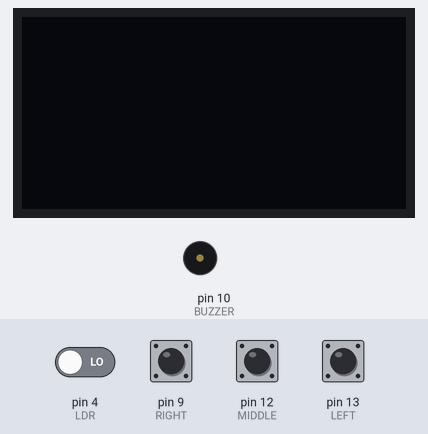
Simulated run of this sketch. Board: Arduino Uno, built with avr-gcc and run on an emulated ATmega328P. Shown: 128×64 one-colour display, buzzer (waves = sounding). Inputs (shaded band) come from the test bench; at power-on: pin 4 (LDR), pin 9 (RIGHT), pin 12 (MIDDLE), pin 13 (LEFT) LOW. What the sketch prints to the serial monitor is not drawn.

Above: at 1.3 s.
1.4 s: pin 9 (RIGHT) pulled HIGH for 0.15 s
At 1.9 s:
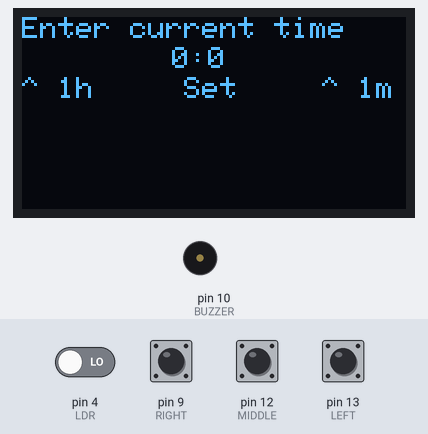
4.5 s: pin 9 (RIGHT) pulled HIGH for 1 s
8.5 s: pin 9 (RIGHT) pulled HIGH for 3.2 s
13.2 s: pin 12 (MIDDLE) pulsed HIGH 5 times (0.12 s each, 0.3 s apart)
At 14.7 s:
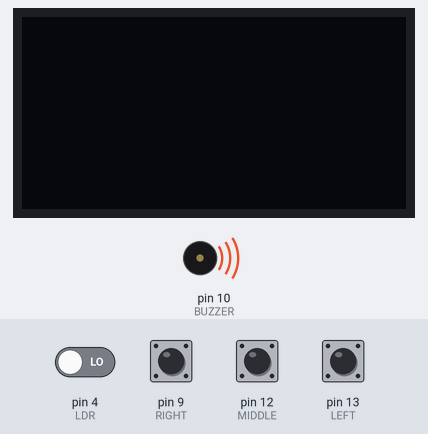
At 56.2 s:
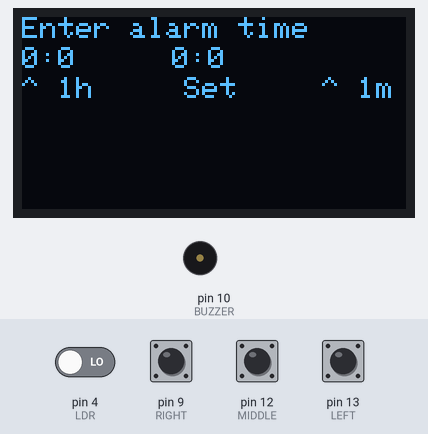
Timing chart, 0 to 57.3 s (numbered marks = the images above; inputs shaded):
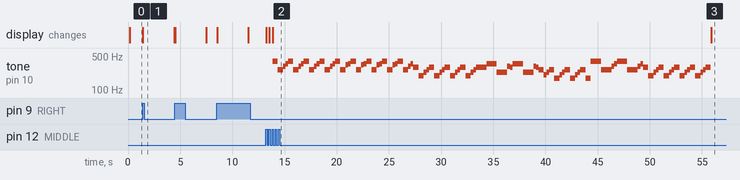

The sketch:

light-dependant-alarm.ino
```cpp
#include <TimedAction.h>

#include <Adafruit_GFX.h>
#include <Adafruit_SSD1306.h>

#include "sound.h"

Adafruit_SSD1306 display;

// Configuration
#define TIMEOUT_TIME 100

// Pins
#define LEFT 13
#define MIDDLE 12
#define RIGHT 9
#define LDR 4

// Button state
bool prevLeftClick = 0;
bool leftClick = 0;
bool prevRightClick = 0;
bool rightClick = 0;
bool prevMiddleClick = 0;
bool middleClick = 0;

// Variable declaration
bool isDisplaying = true;
bool isTimeSet = false;
bool alarmSet = false;
bool isAlarmOn = false;
bool ldrValue = true; // No light
unsigned char displayTime = 0;

// The selected alarm time
unsigned char selectedAlarmTimeHours = 0;
unsigned char selectedAlarmTimeMinutes = 0;
// The set alarm time
unsigned char activeAlarmTimeHours = 0;
unsigned char activeAlarmTimeMinutes = 0;
// The actual time
unsigned char actualHours = 0;
unsigned char actualMinutes = 0;

char timeToDisplay[10];
char timeToDisplayCurrent[10];
char timeToDisplayActive[30];

// Run everyMinute() every minute / 60000ms
TimedAction timeThread = TimedAction(60000, everyMinute);

void setup()
{
  // Wait so the lcd initializes correctly
  delay(100);
  // Setup for Sound.h
  Sound();
  // Start up serial
  Serial.begin(9600);
  Serial.println("Started program");

  // Set pinmodes
  pinMode(LEFT, INPUT);
  pinMode(MIDDLE, INPUT);
  pinMode(RIGHT, INPUT);
  pinMode(LDR, INPUT);

  // Set up the display
  display.begin(SSD1306_SWITCHCAPVCC, 0x3C);
  // Clear buffer
  display.clearDisplay();
  display.setTextColor(WHITE);
  display.setRotation(0);
  // Wether to wrap the text to a newline or not
  display.setTextWrap(false);
  // How much to dim the screen
  display.dim(0);

  // Turn display of as a default
  stopDisplaying();
}

void loop()
{
  // Check if a thread needs to do anything
  timeThread.check();
  // Check for button clicks
  checkLeftClick();
  checkMiddleClick();
  checkRightClick();
  // If the alarm is on, run the sing method and turn off the alarm if there is enough light
  if (isAlarmOn == true)
  {
    sing();
    if (isLight() == true)
    {
      alarmOff();
    }
  }
  // If an alarm time is set and the alarm time is the same as the current time, turn on the alarm
  else if (alarmSet == true && activeAlarmTimeMinutes == actualMinutes && activeAlarmTimeHours == actualHours)
  {
    alarmOn();
  }
  // If the display is on, check if the display should go to sleep.
  // Else: display the ui
  if (isDisplaying == true)
  {
    displayTime++;
    if (displayTime > TIMEOUT_TIME)
    {
      stopDisplaying();
      return;
    }
    display.clearDisplay(); // Clear the display so we can refresh
    display.setTextSize(0); // Set text size. We are using a custom font so you should always use the text size of 0
    // Print text:
    display.setCursor(50, 10); // (x,y);
    sprintf(timeToDisplay, "%d:%d", selectedAlarmTimeHours, selectedAlarmTimeMinutes);
    display.println(timeToDisplay); // Text or value to print
    display.setCursor(54, 20);
    display.println("Set");
    display.setCursor(100, 20);
    display.println("^ 1m");
    display.setCursor(0, 20);
    display.println("^ 1h");
    display.setCursor(0, 0);
    // if there is no time set, let the user set a time.
    if (isTimeSet == false)
    {
      sprintf(timeToDisplayActive, "Enter current time");
    } // If there is an alarm set, show the alarm time
    else if (alarmSet == true)
    {
      sprintf(timeToDisplayActive, "Current alarm: %d:%d", activeAlarmTimeHours, activeAlarmTimeMinutes);
    } // Let the user set an alarm
    else
    {
      sprintf(timeToDisplayActive, "Enter alarm time");
    }
    display.println(timeToDisplayActive);
    // If the time is set, display the current time
    if (isTimeSet == true)
    {
      display.setCursor(0, 10);
      sprintf(timeToDisplayCurrent, "%d:%d", actualHours, actualMinutes);
      display.println(timeToDisplayCurrent);
    }
    display.display();
  }
}

// Checks if the left button is clicked, if it is it wakes up the screen or runs onLeftclick()
void checkLeftClick()
{
  prevLeftClick = leftClick;
  leftClick = digitalRead(LEFT);

  if (leftClick != prevLeftClick && leftClick == 1)
  {
    if (isDisplaying == false)
    {
      startDisplaying();
    }
    else
    {
      onLeftClick();
    }
  }
}

// Checks if the middle button is clicked, if it is it wakes up the screen or runs onMiddleclick()
void checkMiddleClick()
{
  prevMiddleClick = middleClick;
  middleClick = digitalRead(MIDDLE);

  if (middleClick != prevMiddleClick && middleClick == 1)
  {
    if (isDisplaying == false)
    {
      startDisplaying();
    }
    else
    {
      onMiddleClick();
    }
  }
}

// Checks if the right button is clicked, if it is it wakes up the screen or runs onRightClick()
void checkRightClick()
{
  prevRightClick = rightClick;
  rightClick = digitalRead(RIGHT);

  if (rightClick != prevRightClick && rightClick == 1)
  {
    if (isDisplaying == false)
    {
      startDisplaying();
    }
    else
    {
      onRightClick();
    }
  }
}

// Adds 1 to the selected time hours and resets the screen timeout
void onLeftClick()
{
  displayTime = 0;
  if (selectedAlarmTimeHours == 23)
  {
    selectedAlarmTimeHours = 0;
  }
  else
  {
    selectedAlarmTimeHours++;
  }
}

// Resets the screen timeout and if no time is set set the time as the selected time, if there is a time set: set an alarm on the selected time
void onMiddleClick()
{
  displayTime = 0;
  if (isTimeSet == false)
  {
    actualHours = selectedAlarmTimeHours;
    actualMinutes = selectedAlarmTimeMinutes;
    isTimeSet = true;
  }
  else
  {
    activeAlarmTimeMinutes = selectedAlarmTimeMinutes;
    activeAlarmTimeHours = selectedAlarmTimeHours;
    alarmSet = true;
  }
}

// Resets the screen timeout and adds 1 to the selected minutes
void onRightClick()
{
  displayTime = 0;
  if (selectedAlarmTimeMinutes == 59)
  {
    selectedAlarmTimeMinutes = 0;
  }
  else
  {
    selectedAlarmTimeMinutes++;
  }
}

// Increments the time by a minute
void everyMinute()
{
  if (actualHours == 23 && actualMinutes == 59)
  {
    actualHours = 0;
    actualMinutes = 0;
  }
  else if (actualMinutes == 59)
  {
    actualHours++;
    actualMinutes = 0;
  }
  else
  {
    actualMinutes++;
  }
}

// Checks if the ldr detects light, 1 is that there is no light and 0 is that there is light
bool isLight()
{
  ldrValue = digitalRead(LDR);
  if (ldrValue == 1)
  {
    return false;
  }
  else
  {
    return true;
  }
}

// Turns off the display
void stopDisplaying()
{
  isDisplaying = false;
  displayTime = 0;
  display.clearDisplay();
  display.display();
}

// Turns on the display
void startDisplaying()
{
  isDisplaying = true;
}

// Turns on the alarm
void alarmOn()
{
  Serial.println("Souding the alarm");
  stopDisplaying();
  alarmSet = false;
  isAlarmOn = true;
}

// Turns off the alarm
void alarmOff()
{
  Serial.println("Woken up?");
  startDisplaying();
  isAlarmOn = false;
}
```

sound.h
```cpp
#define BUZZER 10

#define NOTE_B0 31
#define NOTE_C1 33
#define NOTE_CS1 35
#define NOTE_D1 37
#define NOTE_DS1 39
#define NOTE_E1 41
#define NOTE_F1 44
#define NOTE_FS1 46
#define NOTE_G1 49
#define NOTE_GS1 52
#define NOTE_A1 55
#define NOTE_AS1 58
#define NOTE_B1 62
#define NOTE_C2 65
#define NOTE_CS2 69
#define NOTE_D2 73
#define NOTE_DS2 78
#define NOTE_E2 82
#define NOTE_F2 87
#define NOTE_FS2 93
#define NOTE_G2 98
#define NOTE_GS2 104
#define NOTE_A2 110
#define NOTE_AS2 117
#define NOTE_B2 123
#define NOTE_C3 131
#define NOTE_CS3 139
#define NOTE_D3 147
#define NOTE_DS3 156
#define NOTE_E3 165
#define NOTE_F3 175
#define NOTE_FS3 185
#define NOTE_G3 196
#define NOTE_GS3 208
#define NOTE_A3 220
#define NOTE_AS3 233
#define NOTE_B3 247
#define NOTE_C4 262
#define NOTE_CS4 277
#define NOTE_D4 294
#define NOTE_DS4 311
#define NOTE_E4 330
#define NOTE_F4 349
#define NOTE_FS4 370
#define NOTE_G4 392
#define NOTE_GS4 415
#define NOTE_A4 440
#define NOTE_AS4 466
#define NOTE_B4 494
#define NOTE_C5 523
#define NOTE_CS5 554
#define NOTE_D5 587
#define NOTE_DS5 622
#define NOTE_E5 659
#define NOTE_F5 698
#define NOTE_FS5 740
#define NOTE_G5 784
#define NOTE_GS5 831
#define NOTE_A5 880
#define NOTE_AS5 932
#define NOTE_B5 988
#define NOTE_C6 1047
#define NOTE_CS6 1109
#define NOTE_D6 1175
#define NOTE_DS6 1245
#define NOTE_E6 1319
#define NOTE_F6 1397
#define NOTE_FS6 1480
#define NOTE_G6 1568
#define NOTE_GS6 1661
#define NOTE_A6 1760
#define NOTE_AS6 1865
#define NOTE_B6 1976
#define NOTE_C7 2093
#define NOTE_CS7 2217
#define NOTE_D7 2349
#define NOTE_DS7 2489
#define NOTE_E7 2637
#define NOTE_F7 2794
#define NOTE_FS7 2960
#define NOTE_G7 3136
#define NOTE_GS7 3322
#define NOTE_A7 3520
#define NOTE_AS7 3729
#define NOTE_B7 3951
#define NOTE_C8 4186
#define NOTE_CS8 4435
#define NOTE_D8 4699
#define NOTE_DS8 4978

void Sound() {
    pinMode(BUZZER, OUTPUT);
}

void sing()
{
  Serial.println("sing");
  for (int i = 0; i < 4; i++)
  {
    tone(BUZZER, NOTE_G4);
    delay(500);
    noTone(BUZZER);
    tone(BUZZER, NOTE_C4);
    delay(500);
    noTone(BUZZER);
    tone(BUZZER, NOTE_DS4);
    delay(250);
    noTone(BUZZER);
    tone(BUZZER, NOTE_F4);
    delay(250);
    noTone(BUZZER);
  }
  for (int i = 0; i < 4; i++)
  {
    tone(BUZZER, NOTE_G4);
    delay(500);
    noTone(BUZZER);
    tone(BUZZER, NOTE_C4);
    delay(500);
    noTone(BUZZER);
    tone(BUZZER, NOTE_E4);
    delay(250);
    noTone(BUZZER);
    tone(BUZZER, NOTE_F4);
    delay(250);
    noTone(BUZZER);
  }
  tone(BUZZER, NOTE_G4);
  delay(500);
  noTone(BUZZER);
  tone(BUZZER, NOTE_C4);
  delay(500);
  tone(BUZZER, NOTE_DS4);
  delay(250);
  noTone(BUZZER);
  tone(BUZZER, NOTE_F4);
  delay(250);
  noTone(BUZZER);
  tone(BUZZER, NOTE_D4);
  delay(500);
  noTone(BUZZER);
  for (int i = 0; i < 3; i++)
  {
    tone(BUZZER, NOTE_G3);
    delay(500);
    noTone(BUZZER);
    tone(BUZZER, NOTE_AS3);
    delay(250);
    noTone(BUZZER);
    tone(BUZZER, NOTE_C4);
    delay(250);
    noTone(BUZZER);
    tone(BUZZER, NOTE_D4);
    delay(500);
    noTone(BUZZER);
  } //
  tone(BUZZER, NOTE_G3);
  delay(500);
  noTone(BUZZER);
  tone(BUZZER, NOTE_AS3);
  delay(250);
  noTone(BUZZER);
  tone(BUZZER, NOTE_C4);
  delay(250);
  noTone(BUZZER);
  tone(BUZZER, NOTE_D4);
  delay(1000);
  noTone(BUZZER);

  tone(BUZZER, NOTE_F4);
  delay(1000);
  noTone(BUZZER);
  tone(BUZZER, NOTE_AS3);
  delay(1000);
  noTone(BUZZER);
  tone(BUZZER, NOTE_DS4);
  delay(250);
  noTone(BUZZER);
  tone(BUZZER, NOTE_D4);
  delay(250);
  noTone(BUZZER);
  tone(BUZZER, NOTE_F4);
  delay(1000);
  noTone(BUZZER);
  tone(BUZZER, NOTE_AS3);
  delay(1000);
  noTone(BUZZER);
  tone(BUZZER, NOTE_DS4);
  delay(250);
  noTone(BUZZER);
  tone(BUZZER, NOTE_D4);
  delay(250);
  noTone(BUZZER);
  tone(BUZZER, NOTE_C4);
  delay(500);
  noTone(BUZZER);
  for (int i = 0; i < 3; i++)
  {
    tone(BUZZER, NOTE_GS3);
    delay(250);
    noTone(BUZZER);
    tone(BUZZER, NOTE_AS3);
    delay(250);
    noTone(BUZZER);
    tone(BUZZER, NOTE_C4);
    delay(500);
    noTone(BUZZER);
    tone(BUZZER, NOTE_F3);
    delay(500);
    noTone(BUZZER);
  }
  tone(BUZZER, NOTE_G4);
  delay(1000);
  noTone(BUZZER);
  tone(BUZZER, NOTE_C4);
  delay(1000);
  noTone(BUZZER);
  tone(BUZZER, NOTE_DS4);
  delay(250);
  noTone(BUZZER);
  tone(BUZZER, NOTE_F4);
  delay(250);
  noTone(BUZZER);
  tone(BUZZER, NOTE_G4);
  delay(1000);
  noTone(BUZZER);
  tone(BUZZER, NOTE_C4);
  delay(1000);
  noTone(BUZZER);
  tone(BUZZER, NOTE_DS4);
  delay(250);
  noTone(BUZZER);
  tone(BUZZER, NOTE_F4);
  delay(250);
  noTone(BUZZER);
  tone(BUZZER, NOTE_D4);
  delay(500);
  noTone(BUZZER);
  for (int i = 0; i < 4; i++)
  {
    tone(BUZZER, NOTE_G3);
    delay(500);
    noTone(BUZZER);
    tone(BUZZER, NOTE_AS3);
    delay(250);
    noTone(BUZZER);
    tone(BUZZER, NOTE_C4);
    delay(250);
    noTone(BUZZER);
    tone(BUZZER, NOTE_D4);
    delay(500);
    noTone(BUZZER);
  }
}
```

Measured:
- after the input at 1.4 s, the display: changes at once (image 1)
- after the input at 13.2 s, tone on pin 10 (BUZZER): plays 392 Hz for 0.50 s, 262 Hz for 0.50 s, 311 Hz for 0.25 s, 349 Hz for 0.25 s, 392 Hz for 0.50 s, 262 Hz for 0.50 s … (99 notes in this stretch), starting after 0.66 s; the display: first changes at once (image 2 shows a later state)
